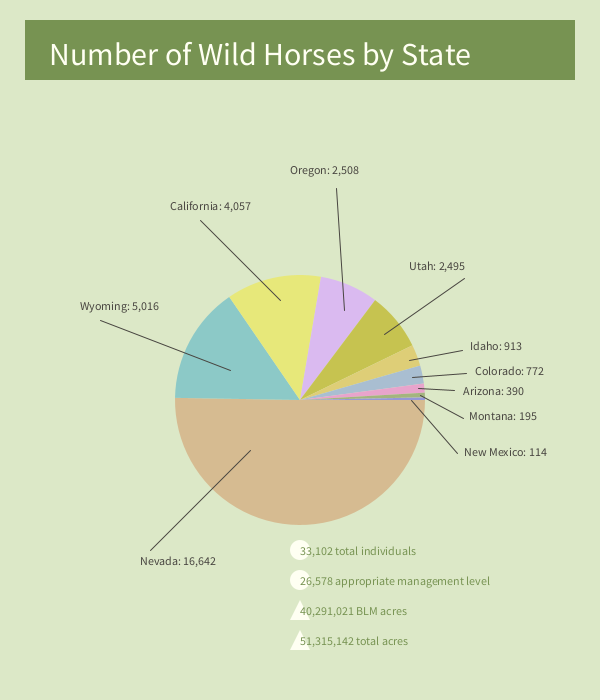
Frame 1 (no input)
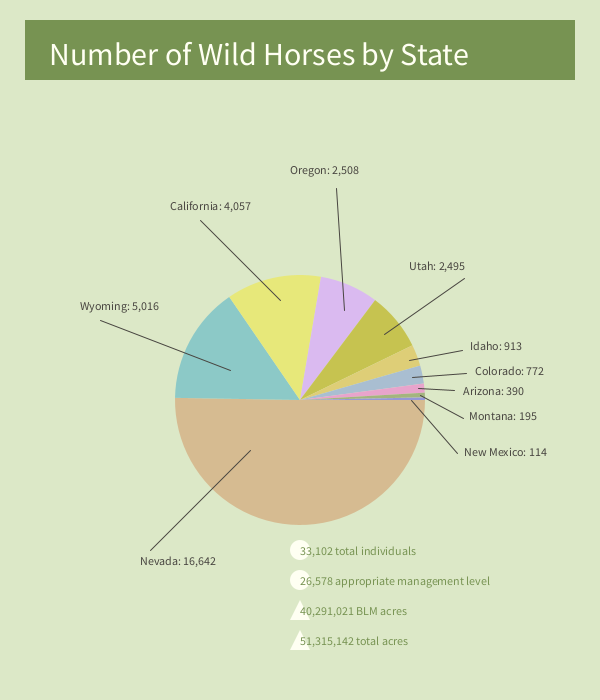
Frame 60 (the mouse pressed at the canvas centre just before this capture)
Frame 120 (the mouse held since frame 60 and released just before this capture): identical to frame 60, image omitted

The Processing sketch that drew these frames (run headless with seeded random() and noise(); from frame 60 on, the mouse is pressed at the canvas centre):

// Processing sketch: processing_71213
// ── processing_71213.pde

void setup(){
  size(600,700);
  smooth();
}

void draw(){
  println("x: " +mouseX+ " y: " + mouseY);
  background(220,232,199);
  noStroke();
 fill(119,147,82);
 rect(25,20,550,60);
 fill(255,255,242);
 textSize(32);
 text("Number of Wild Horses by State",49,65);
 
   ellipse(300,550,20,20);
   ellipse(300,580,20,20);
   triangle(300,600,290,620,310,620);
   triangle(300,630,290,650,310,650);
   fill(119,147,82);
   textSize(12);
   text("33,102 total individuals",300,555);
   text("26,578 appropriate management level",300,585);
   text("40,291,021 BLM acres",300,615);
   text("51,315,142 total acres",300,645);
   
 
  //nevada
  fill(214,187,145);
  arc(300,400,250,250,radians(0),radians(180.99));
  //wyoming
  fill(140,201,199);
  arc(300,400,250,250,radians(180.99),radians(235.541));
  //california
  fill(231,232,122);
  arc(300,400,250,250,radians(235.541),radians(279.663));
  //oregon
  fill(218,186,240);
  arc(300,400,250,250,radians(279.663),radians(306.937));
  //utah
  fill(198,195,80);
  arc(300,400,250,250,radians(306.937),radians(334.071));
  //idaho
  fill(222,206,119);
  arc(300,400,250,250,radians(334.071),radians(344));
  //colorado
  fill(169,190,209);
  arc(300,400,250,250,radians(344),radians(352.396));
 //arizona
  fill(232,164,204);
  arc(300,400,250,250,radians(352.396),radians(356.637));
 //montana
  fill(164,180,127);
  arc(300,400,250,250,radians(356.637),radians(358.758)); 
  //new mexico
  fill(149,151,216);
  arc(300,400,250,240,radians(358.758),radians(360));
  
  stroke(72,69,64);
  fill(72,69,64);
  line(250,450,150,550);
  textSize(12);
  text("Nevada: 16,642",140,565);
  
  line(100,320,230,370);
  text("Wyoming: 5,016",80,310);
  
  line(200,220,280,300);
  text("California: 4,057",170,210);
  
  line(336,188,344,310);
  text("Oregon: 2,508",290,174);
  
  line(384,334,464,278);
  text("Utah: 2,495",409,270);
  
  line(462,350,409,360);
  text("Idaho: 913",470,350);
  
  line(412,377,466,373);
  text("Colorado: 772",475,375);
  
  line(418,388,454,390);
  text("Arizona: 390",463,395); 
  
  line(420,395,463,418);
  text("Montana: 195",469,420);
  
  line(411,400,457,453);
  text("New Mexico: 114",464,456);
 
}
